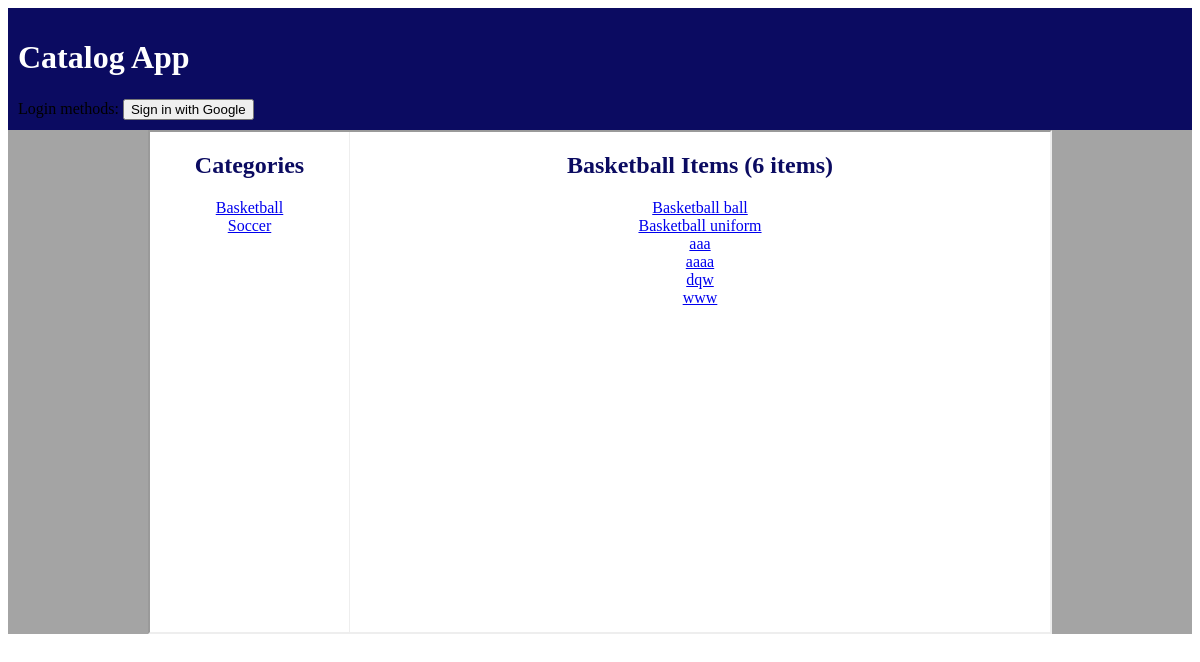
/catalog/Basketball/items, run on an earlier commit of the app's database.
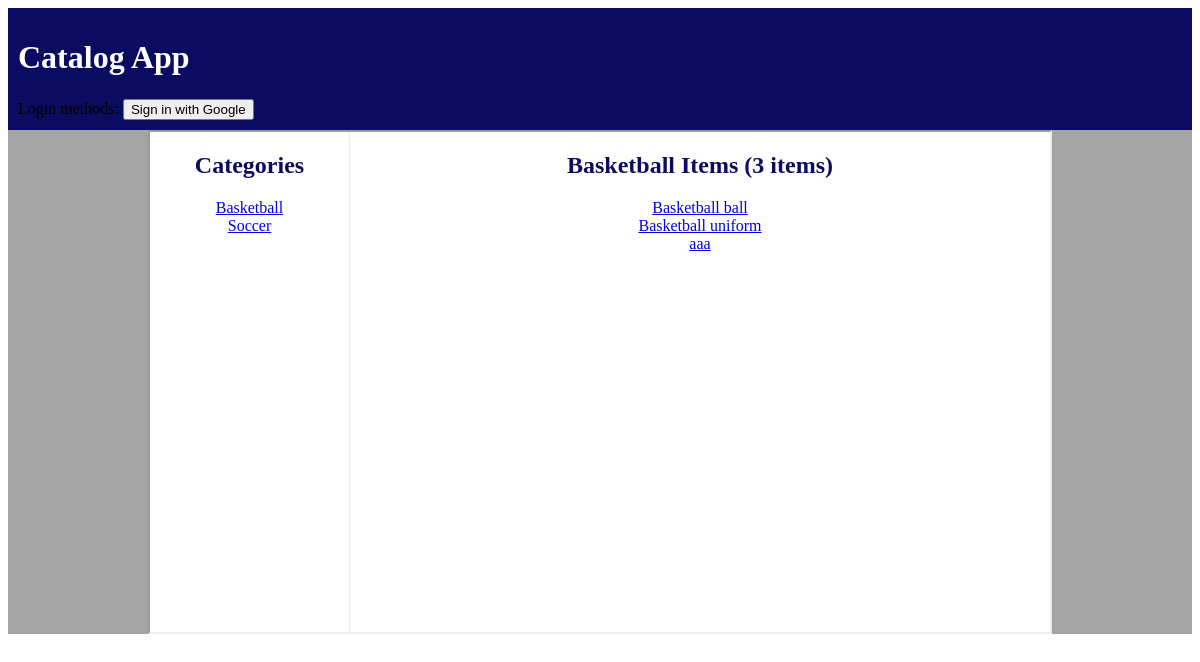
And on a later commit of the database.
### database_setup.py (models this page shows, shortened)
class Category(Base):
    __tablename__ = 'category'
    id = Column(Integer, primary_key=True)
    name = Column(String(250), nullable=False)

class Item(Base):
    __tablename__ = 'item'
    id = Column(Integer, primary_key = True)
    name =Column(String(80), nullable = False)
    description = Column(String(250))
    category_id = Column(Integer,ForeignKey('category.id'))
    category = relationship(Category)
    user_id = Column(Integer, ForeignKey('user.id'))
    user = relationship(User)

### application.py (the view)
@app.route('/catalog/<category_name>/items')
def showItems(category_name):
    categories = session.query(Category).order_by(asc(Category.name))
    items = session.query(Item).join(Category).filter(Category.name==category_name).order_by(Category.name)
    return render_template('items.html', category=categories,
                            category_name=category_name, item=items)

### templates/items.html
<!DOCTYPE html>
<html lang="en">
	<head>
		<link rel=stylesheet type=text/css href="{{ url_for('static', filename='styles.css') }}">
	</head>
  <body>
    <header>
  		<div class = "header">
  			<h1 class="title">Catalog App</h1>
  		</div>
      {% include "login.html" %}
  	</header>
    <section>
      <center>
      	<div class="wrapper">
      		<div class="categories">
      			<h2 class="cate_name">Categories</h2>
      				{% for i in category %}
      				<a class="cate_value" href="{{ url_for('showItems', category_name=i.name)}}">{{i.name}}<br></a>
      				{% endfor %}
      		</div>
      		<div class="items">
      			<h2 class="cate_name">{{category_name}} Items ({{item.count()}} items)</h2>
              {% for i in item %}
                <a href="{{ url_for('showDecription', category_name=i.category.name, item_name=i.name)}}">{{i.name}}<br></a>
              {% endfor %}
      		</div>
      	</div>
      </center>
    </section>
  </body>
</html>

What changed in the data, as far as the page shows it:
removed Item: name "aaaa"
removed Item: name "dqw"
removed Item: name "www"
Also different on the page:
{{ item.count() }}: "6" → "3"
